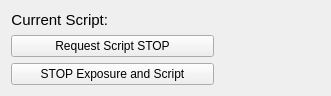
   <widget class="QWidget" name="gridLayoutWidget_2">
    <property name="geometry">
     <rect>
      <x>10</x>
      <y>80</y>
      <width>331</width>
      <height>81</height>
     </rect>
    </property>
    <layout class="QGridLayout" name="script_layout" columnstretch="0,0,0" rowminimumheight="0,0,0">
     <property name="sizeConstraint">
      <enum>QLayout::SetDefaultConstraint</enum>
     </property>
     <property name="verticalSpacing">
      <number>6</number>
     </property>
     <item row="0" column="0">
      <widget class="QLabel" name="label">
       <property name="font">
        <font>
         <pointsize>11</pointsize>
        </font>
       </property>
       <property name="text">
        <string>Current Script:</string>
       </property>
       <property name="alignment">
        <set>Qt::AlignRight|Qt::AlignTrailing|Qt::AlignVCenter</set>
       </property>
      </widget>
     </item>
     <item row="0" column="1" colspan="2">
      <widget class="QLabel" name="scriptname_value">
       <property name="sizePolicy">
        <sizepolicy hsizetype="Preferred" vsizetype="Preferred">
         <horstretch>1</horstretch>
         <verstretch>0</verstretch>
        </sizepolicy>
       </property>
       <property name="font">
        <font>
         <pointsize>11</pointsize>
        </font>
       </property>
       <property name="lineWidth">
        <number>1</number>
       </property>
       <property name="text">
        <string/>
       </property>
      </widget>
     </item>
     <item row="1" column="2">
      <widget class="QLabel" name="scriptstop_value">
       <property name="font">
        <font>
         <pointsize>11</pointsize>
        </font>
       </property>
       <property name="toolTip">
        <string>Value of the kpfconfig.SCRIPTSTOP keyword. If this is yes, the running script will stop at the next opportunity.</string>
       </property>
       <property name="text">
        <string/>
       </property>
      </widget>
     </item>
     <item row="1" column="0" colspan="2">
      <widget class="QPushButton" name="scriptstop_btn">
       <property name="toolTip">
        <string>Request that the currently running script halt and clean up at the next opportunity.</string>
       </property>
       <property name="toolTipDuration">
        <number>-1</number>
       </property>
       <property name="statusTip">
        <string/>
       </property>
       <property name="whatsThis">
        <string/>
       </property>
       <property name="text">
        <string>Request Script STOP</string>
       </property>
      </widget>
     </item>
     <item row="2" column="0" colspan="2">
      <widget class="QPushButton" name="fullstop_btn">
       <property name="toolTip">
        <string>This will set the current exposure to End, triggering a readout and will request the current script to stop at the next opportunity (typically after the exposure is done).</string>
       </property>
       <property name="text">
        <string>STOP Exposure and Script</string>
       </property>
      </widget>
     </item>
    </layout>
   </widget>
